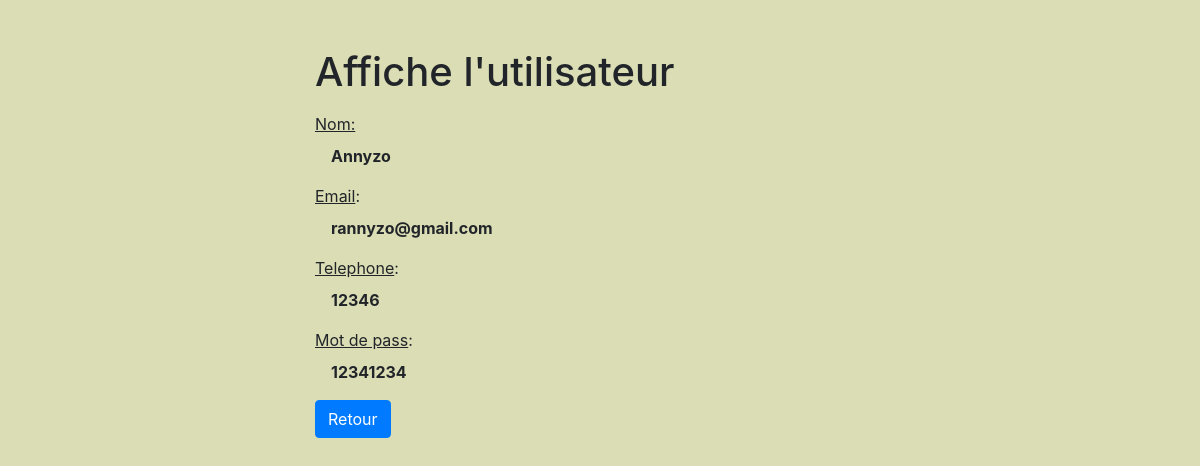
/page/user/afficher_user.php?id=7, run on the app's committed database.
### tables this page shows
CREATE TABLE `user` (
  `id_user` int(11) NOT NULL,
  `name` varchar(250) NOT NULL,
  `email` varchar(250) NOT NULL,
  `phone` int(20) NOT NULL,
  `password` varchar(250) NOT NULL,
  `role` varchar(20) NOT NULL DEFAULT 'utilisateur'
);

### page/user/afficher_user.php (the view, shortened to what this page needs)
<?php
if (isset($_GET["id"]) && !empty(trim($_GET["id"]))) {
    include "../db_connect.php";
    $id = $_GET["id"];
    $sql = "SELECT * FROM `user` WHERE id_user = '$id' ;";
    $result = mysqli_query($link, $sql);
    if ($result) {
        if ($count = mysqli_num_rows($result) == 1) {
            $row = mysqli_fetch_array($result);
        } else {
            exit();
        }
    } else {
        echo "Oops! guuuSomething went wrong. Please try again later.";
    }
} else {
    header("location: error.php");
    exit();
}
?>
<!DOCTYPE html>
<html lang="en">
<head>
    <link rel="stylesheet" href="../../css/bootstrap.min.css">
    <link rel="stylesheet" type="text/css" href="../../css/style.css">
</head>
<body>
    <div class="wrapper">
        <div class="container-fluid">
            <div class="row">
                <div class="col-md-12">
                    <h1 class="mt-5 mb-3">Affiche l'utilisateur</h1>
                    <div class="form-group">
                        <label><u>Nom:</u></label>
                        <p class='ml-3'><b><?php echo $row["name"]; ?></b></p>
                    </div>
                    <div class="form-group">
                        <label><u>Email</u>:</label>
                        <p class='ml-3'><b><?php echo $row["email"]; ?></b></p>
                    </div>
                    <div class="form-group">
                        <label><u>Telephone</u>:</label>
                        <p class='ml-3'><b><?php echo $row["phone"]; ?></b></p>
                    </div>
                    <div class="form-group">
                        <label><u>Mot de pass</u>:</label>
                        <p class='ml-3'><b><?php echo $row["password"]; ?></b></p>
                    </div>
                    <p><a href="detail_user.php" class="btn btn-primary">Retour</a></p>
                </div>
            </div>
        </div>
    </div>
</body>
</html>

### css/style.css (style rules this page uses)
body { background-color: rgb(219, 221, 180) !important; }

### page/user/afficher_user.php (style rules this page uses)
.wrapper { width: 50%; margin: 0 auto; }

### data on the page
user: name "Annyzo", email "rannyzo@gmail.com", phone "12346", password "12341234"
